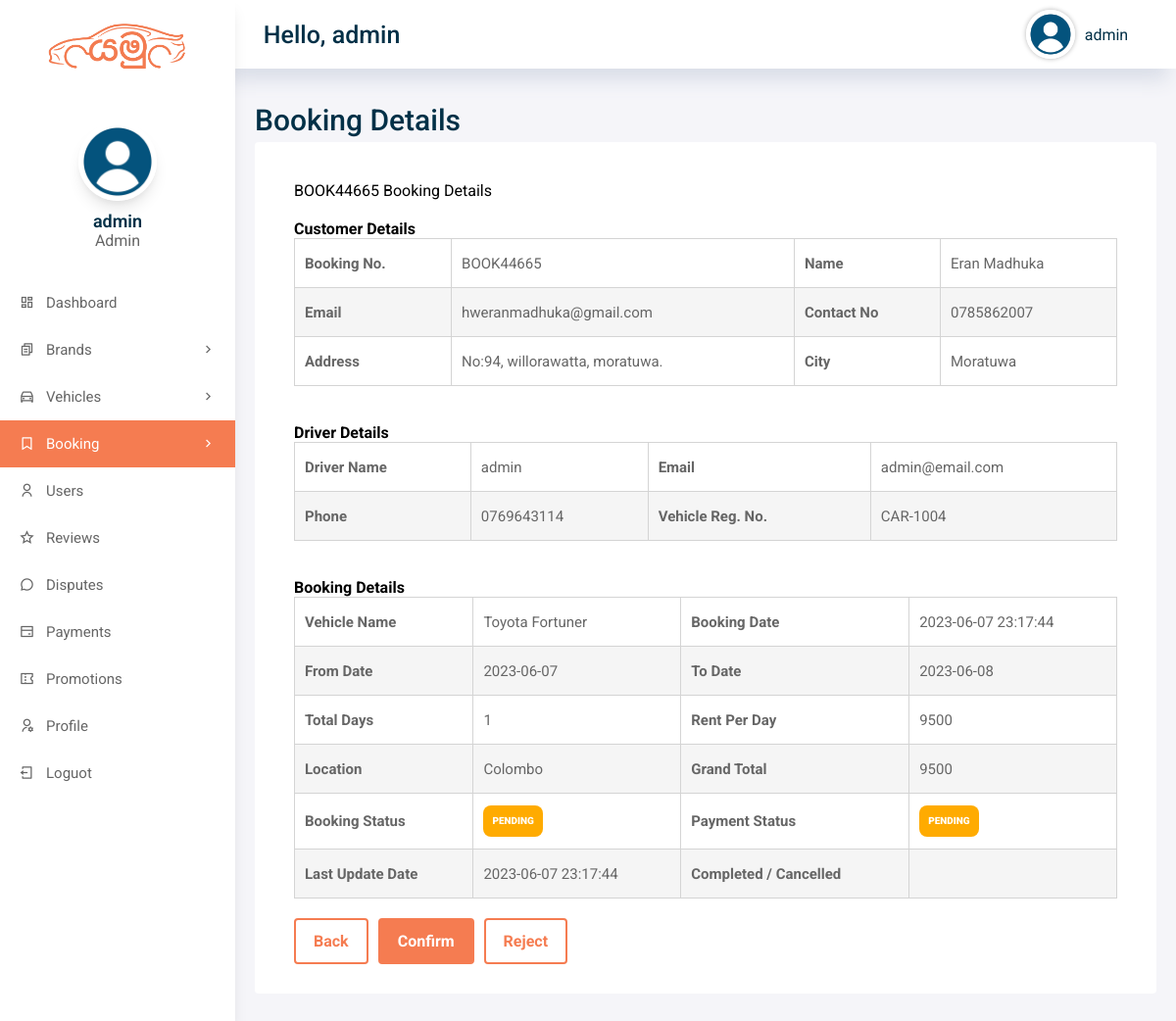
The app's page /admin/booking-details.php?bookingID=3 (signed in) with its own data.
### tables this page shows
CREATE TABLE IF NOT EXISTS `booking` (
  `booking_id` int(11) NOT NULL AUTO_INCREMENT,
  `booking_No` varchar(50) DEFAULT NULL,
  `user_ID` int(11) DEFAULT NULL,
  `driver_id` int(11) DEFAULT NULL,
  `vehicle_ID` int(11) DEFAULT NULL,
  `start_Data` varchar(20) DEFAULT NULL,
  `end_Date` varchar(20) DEFAULT NULL,
  `total` double DEFAULT NULL,
  `status` int(11) DEFAULT '0',
  `booking_status` varchar(20) NOT NULL DEFAULT 'pending',
  `payment_status` varchar(20) NOT NULL DEFAULT 'pending',
  `promotion_id` int(11) DEFAULT NULL,
  `promo_code` varchar(50) DEFAULT NULL,
  `discount_amount` decimal(10,2) NOT NULL DEFAULT '0.00',
  `final_amount` decimal(10,2) DEFAULT NULL,
  `booking_Date` datetime DEFAULT NULL,
  `created_at` datetime DEFAULT NULL,
  `updated_at` datetime DEFAULT NULL,
  `cancelled_at` datetime DEFAULT NULL,
  `completed_at` datetime DEFAULT NULL,
  `update_Date` datetime DEFAULT NULL,
  PRIMARY KEY (`booking_id`)
);

CREATE TABLE IF NOT EXISTS `users` (
  `user_id` int(11) NOT NULL AUTO_INCREMENT,
  `username` varchar(50) DEFAULT NULL,
  `password` varchar(50) DEFAULT NULL,
  `role` enum('admin','staff','driver','customer') NOT NULL DEFAULT 'customer',
  `full_name` varchar(255) DEFAULT NULL,
  `email` varchar(255) DEFAULT NULL,
  `address` longtext,
  `city` varchar(50) DEFAULT NULL,
  `phone` varchar(11) DEFAULT NULL,
  `dob` varchar(50) DEFAULT NULL,
  `license_or_nic` varchar(100) DEFAULT NULL,
  `verification_status` varchar(20) NOT NULL DEFAULT 'verified',
  `bio` longtext,
  `profile_pic` varchar(255) DEFAULT NULL,
  `account_status` varchar(20) NOT NULL DEFAULT 'active',
  `rag_date` datetime DEFAULT NULL,
  `created_at` datetime DEFAULT NULL,
  `updated_at` datetime DEFAULT NULL,
  PRIMARY KEY (`user_id`)
);

CREATE TABLE IF NOT EXISTS `vehicles` (
  `vehicle_id` int(11) NOT NULL AUTO_INCREMENT,
  `owner_user_id` int(11) DEFAULT NULL,
  `vehicle_title` varchar(50) DEFAULT NULL,
  `vehicle_brand` varchar(50) DEFAULT NULL,
  `vehicle_desc` longtext,
  `price` float DEFAULT NULL,
  `transmission` varchar(50) DEFAULT NULL,
  `fuel_type` varchar(50) DEFAULT NULL,
  `year` int(4) DEFAULT NULL,
  `engine_capacity` varchar(50) DEFAULT NULL,
  `capacity` int(3) DEFAULT NULL,
  `location` varchar(150) DEFAULT NULL,
  `registration_number` varchar(100) DEFAULT NULL,
  `vImg1` varchar(255) DEFAULT NULL,
  `vImg2` varchar(255) DEFAULT NULL,
  `vImg3` varchar(255) DEFAULT NULL,
  `vImg4` varchar(255) DEFAULT NULL,
  `airConditioner` int(1) DEFAULT NULL,
  `powerdoorlocks` int(1) DEFAULT NULL,
  `antilockbrakingsys` int(1) DEFAULT NULL,
  `brakeassist` int(1) DEFAULT NULL,
  `powersteering` int(1) DEFAULT NULL,
  `driverairbag` int(1) DEFAULT NULL,
  `passengerairbag` int(1) DEFAULT NULL,
  `powerwindow` int(1) DEFAULT NULL,
  `cdplayer` int(1) DEFAULT NULL,
  `reg_date` datetime DEFAULT NULL,
  `updatation_date` datetime DEFAULT NULL,
  `vehicle_status` int(1) DEFAULT '1',
  `listing_status` varchar(20) NOT NULL DEFAULT 'approved',
  `availability_status` varchar(20) NOT NULL DEFAULT 'available',
  `maintenance_status` varchar(30) NOT NULL DEFAULT 'good',
  `service_date` date DEFAULT NULL,
  `next_service_date` date DEFAULT NULL,
  `service_notes` longtext,
  `service_cost` decimal(10,2) DEFAULT NULL,
  `approved_by` int(11) DEFAULT NULL,
  `approved_at` datetime DEFAULT NULL,
  `updated_at` datetime DEFAULT NULL,
  PRIMARY KEY (`vehicle_id`)
);

### includes/auth.php (called while the page is built, shortened)
<?php
function carzo_e($value)
{
    return htmlspecialchars((string) $value, ENT_QUOTES, 'UTF-8');
}
function carzo_badge_class($status)
{
    $status = strtolower(trim((string) $status));
    if (in_array($status, ['pending', 'under_review', 'unverified', 'booked', 'due soon', 'open', 'flagged', 'busy', 'on_request'], true)) {
        return 'Status-pending-badge';
    }
    return 'Status-inactive-badge';
}

### includes/booking-management.php (called while the page is built, shortened)
<?php
require_once __DIR__ . '/auth.php';
function carzo_booking_normalize_payment_status($status)
{
    $status = strtolower(trim((string) $status));
    $allowed = ['pending', 'paid', 'failed', 'refunded'];
    return in_array($status, $allowed, true) ? $status : 'pending';
}
function carzo_booking_total_days($startDate, $endDate)
{
    $start = date_create($startDate);
    $end = date_create($endDate);
    $dayDiff = (int) date_diff($start, $end)->format('%a');
    return max(1, $dayDiff);
}

### admin/booking-details.php (the view, shortened to what this page needs)
<?php
require_once __DIR__ . '/../includes/auth.php';
require_once __DIR__ . '/../includes/booking-management.php';
include 'includes/config.php';
$bookingId = isset($_GET['bookingID']) ? (int) $_GET['bookingID'] : (isset($_GET['booking_id']) ? (int) $_GET['booking_id'] : 0);
$sql = "SELECT b.*,
               v.vehicle_title,
               v.price,
               v.location,
               v.registration_number,
               customer.full_name AS customer_name,
               customer.email AS customer_email,
               customer.phone AS customer_phone,
               customer.address AS customer_address,
               customer.city AS customer_city,
               driver.full_name AS driver_name,
               driver.email AS driver_email,
               driver.phone AS driver_phone
        FROM booking b
        LEFT JOIN vehicles v ON v.vehicle_id = b.vehicle_ID
        LEFT JOIN users customer ON customer.user_id = b.user_ID
        LEFT JOIN users driver ON driver.user_id = b.driver_id
        WHERE b.booking_id = {$bookingId}
        LIMIT 1";
$result = mysqli_query($conn, $sql);
$record = ($result && mysqli_num_rows($result) > 0) ? mysqli_fetch_assoc($result) : null;
$paymentStatus = carzo_booking_normalize_payment_status($record['payment_status'] ?? 'pending');
$totalDays = carzo_booking_total_days($record['start_Data'], $record['end_Date']);
?>
<!DOCTYPE html>
<html lang="en">
<head>
    <?php include('includes/header.php'); ?>
</head>
<body>
    <div class="grid-container">
        <?php include('includes/menu.php'); ?>
        <?php include('includes/aside.php'); ?>
        <main class="main">
            <h2>Booking Details</h2>
            <div class="main-cards">
                <div class="card">
                    <div class="card-title">
                        <?php echo carzo_e($record['booking_No']); ?> Booking Details
                    </div>
                    <table>
                        <h4 class="table-title">Customer Details</h4>
                        <tr>
                            <th>Booking No.</th>
                            <td><?php echo carzo_e($record['booking_No']); ?></td>
                            <th>Name</th>
                            <td><?php echo carzo_e($record['customer_name']); ?></td>
                        </tr>
                        <tr>
                            <th>Email</th>
                            <td><?php echo carzo_e($record['customer_email']); ?></td>
                            <th>Contact No</th>
                            <td><?php echo carzo_e($record['customer_phone']); ?></td>
                        </tr>
                        <tr>
                            <th>Address</th>
                            <td><?php echo carzo_e($record['customer_address']); ?></td>
                            <th>City</th>
                            <td><?php echo carzo_e($record['customer_city']); ?></td>
                        </tr>
                    </table>
                    <table>
                        <br><br>
                        <h4 class="table-title">Driver Details</h4>
                        <tr>
                            <th>Driver Name</th>
                            <td><?php echo carzo_e($record['driver_name']); ?></td>
                            <th>Email</th>
                            <td><?php echo carzo_e($record['driver_email']); ?></td>
                        </tr>
                        <tr>
                            <th>Phone</th>
                            <td><?php echo carzo_e($record['driver_phone']); ?></td>
                            <th>Vehicle Reg. No.</th>
                            <td><?php echo carzo_e($record['registration_number']); ?></td>
                        </tr>
                    </table>
                    <table>
                        <br><br>
                        <h4 class="table-title">Booking Details</h4>
                        <tr>
                            <th>Vehicle Name</th>
                            <td><?php echo carzo_e($record['vehicle_title']); ?></td>
                            <th>Booking Date</th>
                            <td><?php echo carzo_e($record['booking_Date']); ?></td>
                        </tr>
                        <tr>
                            <th>From Date</th>
                            <td><?php echo carzo_e($record['start_Data']); ?></td>
                            <th>To Date</th>
                            <td><?php echo carzo_e($record['end_Date']); ?></td>
                        </tr>
                        <tr>
                            <th>Total Days</th>
                            <td><?php echo (int) $totalDays; ?></td>
                            <th>Rent Per Day</th>
                            <td><?php echo carzo_e($record['price']); ?></td>
                        </tr>
                        <tr>
                            <th>Location</th>
                            <td><?php echo carzo_e($record['location']); ?></td>
                            <th>Grand Total</th>
                            <td><?php echo carzo_e($record['total']); ?></td>
                        </tr>
                        <tr>
                            <th>Booking Status</th>
                            <td><span class="<?php echo carzo_e(carzo_badge_class($status)); ?>"><?php echo carzo_e(ucfirst($status)); ?></span></td>
                            <th>Payment Status</th>
                            <td><span class="<?php echo carzo_e(carzo_badge_class($paymentStatus)); ?>"><?php echo carzo_e(ucfirst($paymentStatus)); ?></span></td>
                        </tr>
                        <tr>
                            <th>Last Update Date</th>
                            <td><?php echo carzo_e($record['updated_at'] ?: $record['update_Date']); ?></td>
                            <th>Completed / Cancelled</th>
                            <td><?php echo carzo_e($record['completed_at'] ?: $record['cancelled_at']); ?></td>
                        </tr>
                    </table>
                    <div style="margin-top: 20px; display: flex; gap: 10px; flex-wrap: wrap;">
                        <a href="bookings.php" class="btn second-btn">Back</a>
                        <?php if ($status === 'pending') { ?>
                            <a href="includes/booking-process.php?action=confirm&booking_id=<?php echo (int) $record['booking_id']; ?>" class="btn main-btn">Confirm</a>
                            <a href="includes/booking-process.php?action=reject&booking_id=<?php echo (int) $record['booking_id']; ?>" class="btn second-btn">Reject</a>
                        <?php } elseif ($status === 'confirmed') { ?>
                            <a href="includes/booking-process.php?action=complete&booking_id=<?php echo (int) $record['booking_id']; ?>" class="btn main-btn">Complete</a>
                            <a href="includes/booking-process.php?action=cancel&booking_id=<?php echo (int) $record['booking_id']; ?>" class="btn second-btn">Cancel</a>
                        <?php } ?>
                    </div>
                </div>
            </div>
        </main>
    </div>
</body>
</html>

### assets/css/style.css (style rules this page uses)
* { margin: 0; padding: 0; box-sizing: border-box; }
a, a:hover { text-decoration: none; color: var(--text-color); }
:root { --primary-color: #F57C51; --secondary-color: #FDE5DC; --text-color: #023047; --text-gray: #666666; --bg-color: #F2F5F7; --primary-font: 'Ubuntu', sans-serif; --secondry-font: 'Roboto', sans-serif; }
html { scroll-behavior: smooth; }
body { font-family: var(--secondry-font); overflow-x: hidden; }
h2 { color: var(--text-color); font-size: 45px; font-weight: 700; line-height: 45px; }
.btn { box-sizing: border-box; padding: 12px 18px; border-radius: 4px; display: inline-block; cursor: pointer; position: relative; transition: 0.3s ease-in-out; font-size: 16px; font-weight: 700; }
.main-btn { background: var(--primary-color); color: #FFF; border: 2px solid var(--primary-color); }
.second-btn { background: transparent; color: var(--primary-color); border: 2px solid var(--primary-color); }
.card { min-width: 200px; height: auto; box-shadow: rgba(149, 157, 165, 0.2) 0px 8px 24px; border-radius: 8px; transition: all .3s; text-align: center; }
footer a, span { color: #FFF; transition: all .3s ease-in-out; }
table { border-collapse: collapse; background: #FFF; border-radius: 0; overflow: hidden; width: 100%; margin: 30px auto; position: relative; table-layout: auto; }
table tbody tr { height: 50px; font-size: 15px; color: var(--text-gray); line-height: 1.2; font-weight: unset; cursor: pointer }
table th, td { border: 1px solid #dddcdc; padding: 5px; }
table tbody tr:nth-child(even) { background-color: #f5f5f5; }
.Status-active-badge, .Status-conpleted-badge, .Status-pending-badge, .Status-cancelled-badge, .Status-inactive-badge { display: inline-block; font-size: 10px; font-weight: 900; text-transform: uppercase; padding: 8px 9px; border-radius: 8px; text-align: center; }
.Status-pending-badge { background: #ffab00; color: #FFF; }

### admin/assets/css/admin-style.css (style rules this page uses)
:root { --primary-color: #F57C51; --secondary-color: #FDE5DC; --text-color: #023047; --text-gray: #666666; --bg-color: #F2F5F7; --primary-font: 'Ubuntu', sans-serif; --secondry-font: 'Roboto', sans-serif; --box-shadow: rgba(0, 0, 0, 0.1) 0px 10px 15px -3px, rgba(0, 0, 0, 0.05) 0px 4px 6px -2px; }
body { margin: 0; min-height: 100vh; background: #f5f5f9; }
.grid-container { display: grid; grid-template-columns: 240px 1fr; grid-template-rows: 70px 1fr; grid-template-areas: "sidenav header" "sidenav main"; min-height: 100vh; }
.main { grid-area: main; width: calc(100% - 40px); max-width: 1440px; margin: 30px auto; }
.main h2 { font-size: 30px; font-weight: 500; }
.card { display: flex; flex-direction: column; align-items: flex-start; text-align: left; width: 100%; height: auto; background-color: #FFF; box-shadow: none; padding: 30px 40px; box-sizing: border-box; border-radius: 4px; cursor: context-menu !important; }
.card .card-title { display: flex; align-items: flex-end; justify-content: space-between; width: 100%; gap: 16px; flex-wrap: wrap; margin: 10px 0 20px; }
table { border-collapse: collapse; background: #FFF; border-radius: 0; overflow: hidden; width: 100%; margin: 0 auto; position: relative; table-layout: auto; }
table th, table td { text-align: left; }
table tbody tr { font-size: 15px; color: var(--text-gray); line-height: 1.2; font-weight: unset; cursor: pointer }
table th, td { padding: 12px 10px; border: 1px solid #d4d4d4; vertical-align: middle; }
table tbody tr:nth-child(even) { background-color: #f5f5f5; }
.Status-active-badge, .Status-conpleted-badge, .Status-pending-badge, .Status-inactive-badge { display: inline-flex; align-items: center; justify-content: center; font-size: 10px; font-weight: 900; text-transform: uppercase; padding: 8px 9px; min-height: 32px; border-radius: 8px; text-align: center; line-height: 1; }
.Status-pending-badge { background: #ffab00; color: #FFF; }

### records on screen
booking: booking_No "BOOK44665", user_ID.full_name "Eran Madhuka", user_ID.email "hweranmadhuka@gmail.com", user_ID.phone "0785862007", user_ID.address "No:94, willorawatta, moratuwa.", user_ID.city "Moratuwa", users.full_name "admin", users.email "admin@email.com", users.phone "0769643114", vehicle_ID.registration_number "CAR-1004", vehicle_ID.vehicle_title "Toyota Fortuner", booking_Date "2023-06-07 23:17:44", start_Data "2023-06-07", end_Date "2023-06-08", totalDays "1", vehicle_ID.price "9500", vehicle_ID.location "Colombo", total "9500", payment_status "PENDING", updated_at "2023-06-07 23:17:44"

### other values on screen
carzo_e($_SESSION['admin']['username']) "admin"
carzo_e($_SESSION['admin']['name']) "admin"
carzo_e($_SESSION['admin']['role'] ?? 'admin') "Admin"
